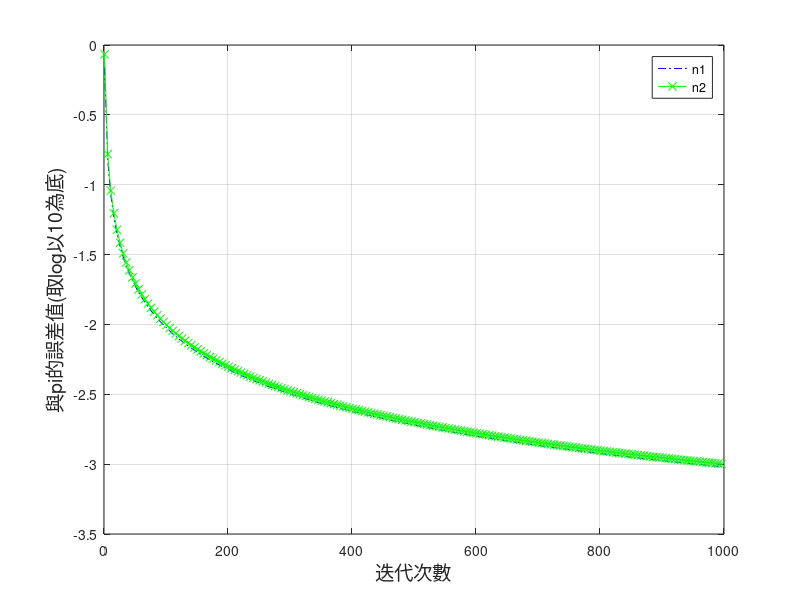
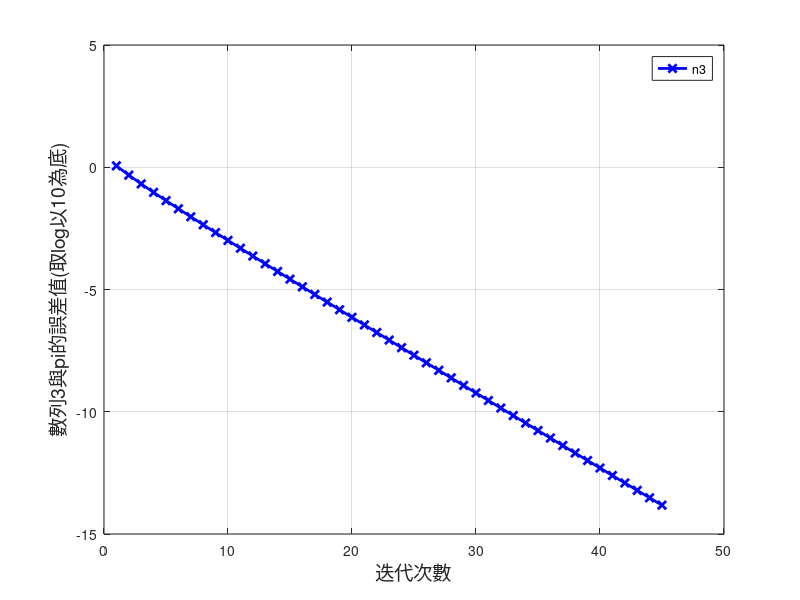
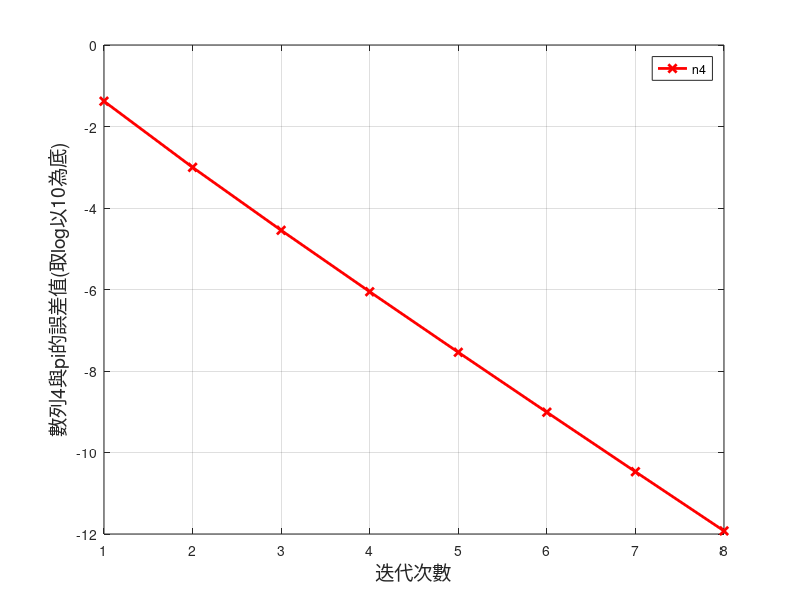
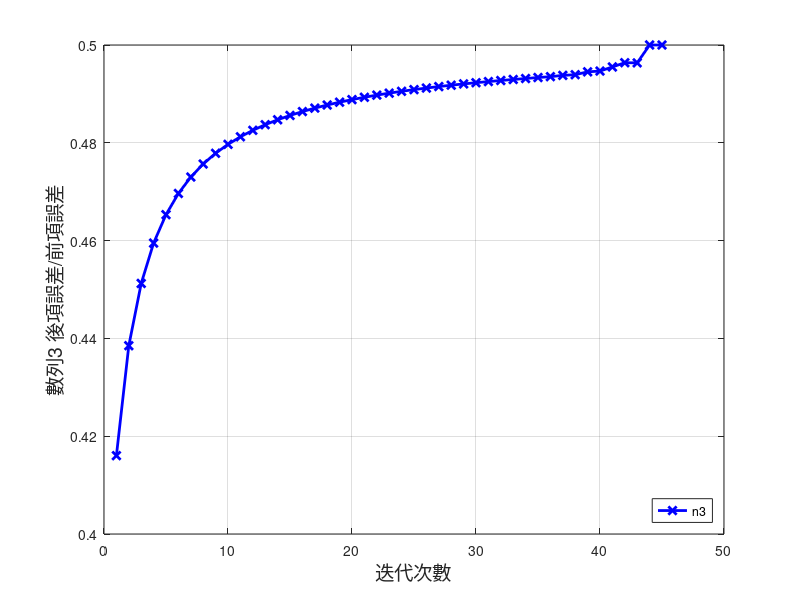

Recreate these plots in MATLAB, in order. (Note: this script raises an error after producing the figures.)
clear;
n=1000;%指定迭代次數
start=1;%畫圖時開始的次數
dn=floor(n/200);%密度

n1=zeros(n,1);
n2=zeros(n,1);
n2_1=zeros(n,1);
n3=zeros(n,1);
n4=zeros(n,1);
n5=zeros(n,1);
err1=zeros(n-1,1);
err2=zeros(n-1,1);
err3=zeros(n-1,1);
err4=zeros(n-1,1);
err5=zeros(n-1,1);

n1(1)=6;
n2(1)=2;
n2_1(1)=1;
n3(1)=8/3;
n4(1)=4;
n5(1)=4*(4*(1/5)-1/239);

i=2;

while i<=n
    n1(i)=n1(i-1)+6/i^2;
    n2_1(i)=n2_1(i-1)*(i-1)/(2*i-1);
    n2(i)=n2(i-1)+2*n2_1(i);
    n3(i)=n3(i-1)*2*i*2*i/(2*i-1)/(2*i+1);
    n4(i)=n4(i-1)+4*(-1)^(i-1)/(2*i-1);
    n5(i)=n5(i-1)+4*(4*(-1)^(i-1)*(1/5)^(2*i-1)/(2*i-1)-(-1)^(i-1)*(1/239)^(2*i-1)/(2*i-1));
    i=i+1;
end

n1=sqrt(n1);

fprintf("%f\n",n1(n));
fprintf("%f\n",n2(n));
fprintf("%f\n",n3(n));
fprintf("%f\n",n4(n));
fprintf("%f\n",n5(n));

pis=zeros(n,1);
for i=1:n
    pis(i)=pi;
end
%這些是誤差
n1=abs(n1-pis);
n2=abs(n2-pis);
n3=abs(n3-pis);
n4=abs(n4-pis);
n5=abs(n5-pis);

for i=1:n-1
    err1(i)=n1(i+1)/n1(i)^1;
    err2(i)=n2(i+1)/n2(i);
    err3(i)=n3(i+1)/n3(i);
    err4(i)=abs(n4(i+1)/n4(i));
    err5(i)=n5(i+1)/n5(i);
end

figure(1)

%h1=plot((start:dn:n),n1(start:dn:n),'b-.o','LineWidth',2);
%hold on
%h2=plot((start:dn:n),n2(start:dn:n),'r-x','LineWidth',2);
%h3=plot((start:dn:n),n3(start:dn:n),'y-+','LineWidth',2);
%h4=plot((start:dn:n),n4(start:dn:n),'g-o','LineWidth',2);
%h5=plot((start:dn:n),n5(start:dn:n),'black-x','LineWidth',2);
%legend([h1(1) h2(1) h3(1) h4(1) h5(1)],{"n1","n2","n3","n4","n5"})
plot((start:dn:n),log(n1(start:dn:n))/log(10),'b-.');
hold on
%plot((start:dn:n),log(n3(start:dn:n))/log(10),'y-+');
plot((start:dn:n),log(n4(start:dn:n))/log(10),'g-x');
legend({"n1","n2"})
xlabel('迭代次數','FontSize',14)
ylabel('與pi的誤差值(取log以10為底)','FontSize',14)
grid on
hold off
endn2=45;%最後一項
endn5=8;

figure(2)
plot((1:endn2),log(n2(1:endn2))/log(10),'b-x','LineWidth',2);
legend({"n3"})
xlabel('迭代次數','FontSize',14)
ylabel('數列3與pi的誤差值(取log以10為底)','FontSize',14)
grid on
hold off

figure(3)
plot((1:endn5),log(n5(1:endn5))/log(10),'r-x','LineWidth',2);
legend({"n4"})
xlabel('迭代次數','FontSize',14)
ylabel('數列4與pi的誤差值(取log以10為底)','FontSize',14)
grid on
hold off

figure(4)
plot((1:endn2),(err2(1:endn2)),'b-x','LineWidth',2);
legend({"n3"},'Location','southeast')
xlabel('迭代次數','FontSize',14)
ylabel('數列3 後項誤差/前項誤差','FontSize',14)
grid on
hold off

figure(5)
plot((1:endn5),(err5(1:endn5)),'r-x','LineWidth',2);
legend({"n4"},'Location','southeast')
xlabel('迭代次數','FontSize',14)
ylabel('數列4 後項誤差/前項誤差','FontSize',14)
grid on
hold off

%try to use alpha/n to estimate n1
y=zeros(n,1);
for i=1:n
    y(i)=1/i;
end

alpha=((1:n)*n1)^(1/n);
y=alpha*y;
fprintf("%2.6e",alpha);

figure(6)
plot((start:dn:n),log(n1(start:dn:n))/log(10),'bla-x');
hold on
plot((start:dn:n),log(y(start:dn:n))/log(10),'g-x');
legend({"n1","1/n"})
xlabel('迭代次數','FontSize',14)
ylabel('與pi的誤差值(取log以10為底)','FontSize',14)
grid on
hold off

figure(7)
plot((1:endn2),log(n2(1:endn2))/log(10),'b-x','LineWidth',2);
hold on
plot((1:endn5),log(n5(1:endn5))/log(10),'r-x','LineWidth',2);
legend({"n3","n4"})
xlabel('迭代次數','FontSize',14)
ylabel('數列與pi的誤差值(取log以10為底)','FontSize',14)
grid on
hold off

figure(8)

%h1=plot((start:dn:n),n1(start:dn:n),'b-.o','LineWidth',2);
%hold on
%h2=plot((start:dn:n),n2(start:dn:n),'r-x','LineWidth',2);
%h3=plot((start:dn:n),n3(start:dn:n),'y-+','LineWidth',2);
%h4=plot((start:dn:n),n4(start:dn:n),'g-o','LineWidth',2);
%h5=plot((start:dn:n),n5(start:dn:n),'black-x','LineWidth',2);
%legend([h1(1) h2(1) h3(1) h4(1) h5(1)],{"n1","n2","n3","n4","n5"})
plot((start:dn:n),log(n1(start:dn:n))/log(10),'black-x');
hold on
plot((start:dn:n),log(n2(start:dn:n))/log(10),'b-x');
%plot((start:dn:n),log(n3(start:dn:n))/log(10),'black-.');
plot((start:dn:n),log(n4(start:dn:n))/log(10),'black-x');
plot((start:dn:n),log(n5(start:dn:n))/log(10),'r-x');
legend({"n1","n3","n2","n4"},"location","east")
xlabel('迭代次數','FontSize',14)
ylabel('與pi的誤差值(取log以10為底)','FontSize',14)
grid on
hold off
endn2=45;%最後一項
endn5=8;